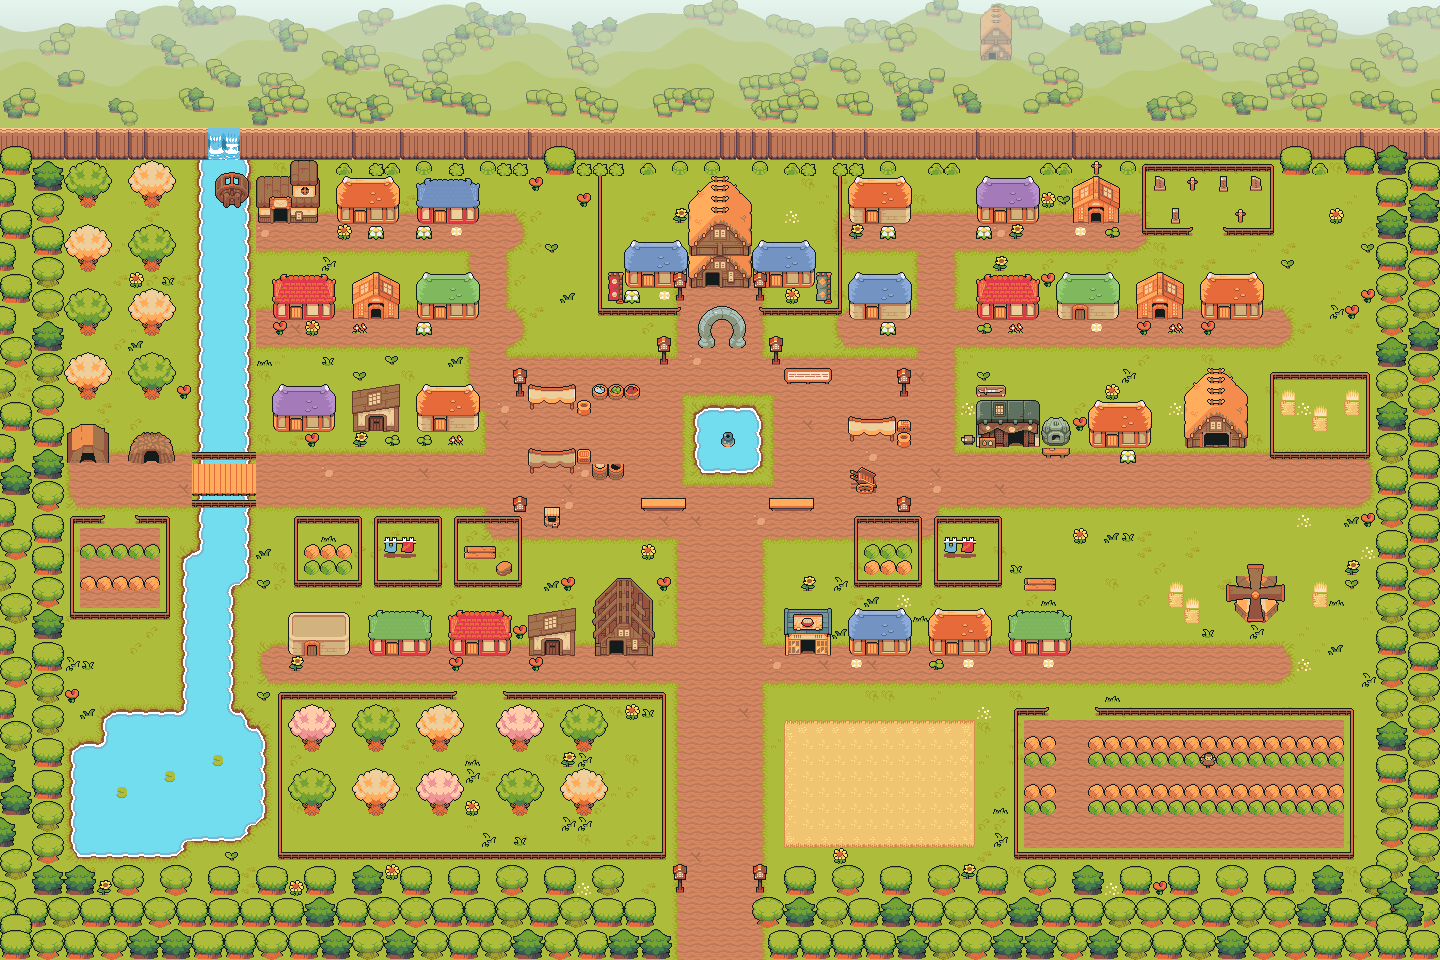

Below is a game level as drawn by its tile map, then a one-line description and the .tmx that defines it (tile-layer data replaced by summaries):
An orthogonal 90x60 tile map with 16x16 px tiles, 4 tile layers (Background, Ground, Foreground, AboveSprites), 9 tilesets and 11 objects.

<map version="1.10" tiledversion="1.10.1" orientation="orthogonal" renderorder="right-down" width="90" height="60" tilewidth="16" tileheight="16" infinite="0" nextlayerid="6" nextobjectid="12">
 <tileset firstgid="1" source="../../tileset/ninja/ninja_TilesetFloor.tsx" />
 <tileset firstgid="573" source="../../tileset/ninja/ninja_TilesetWater.tsx" />
 <tileset firstgid="1049" source="../../tileset/ninja/ninja_TilesetNature.tsx" />
 <tileset firstgid="1553" source="../../tileset/ninja/ninja_TilesetHouse.tsx" />
 <tileset firstgid="2312" source="../../tileset/ninja/ninja_TilesetElement.tsx" />
 <tileset firstgid="2552" source="../../tileset/ninja/ninja_TilesetFloorDetail.tsx" />
 <tileset firstgid="2632" source="../../tileset/ninja/ninja_TilesetRelief.tsx" />
 <tileset firstgid="2872" source="../../tileset/ninja/ninja_HavenbrookExtras.tsx" />
 <tileset firstgid="3080" source="../../tileset/ninja/ninja_HavenbrookBackdrop.tsx" />
 <layer id="1" name="Background" width="90" height="60">
  <data>[5400 cells, 5400 non-empty, 757 distinct tile ids]</data>
 </layer>
 <layer id="2" name="Ground" width="90" height="60">
  <data>[5400 cells, 275 non-empty, 52 distinct tile ids]</data>
 </layer>
 <layer id="3" name="Foreground" width="90" height="60">
  <properties>
   <property name="spriteLayer" type="bool" value="true" />
  </properties>
  <data>[5400 cells, 1234 non-empty, 243 distinct tile ids]</data>
 </layer>
 <layer id="4" name="AboveSprites" width="90" height="60">
  <data>[5400 cells, 732 non-empty, 166 distinct tile ids]</data>
 </layer>
 <objectgroup id="5" name="Objects">
  <object id="1" template="../../obj/entry_up.tx" x="700" y="960" width="40" height="4" />
  <object id="2" template="../../obj/inn.tx" x="610" y="658" width="12" height="10" />
  <object id="3" template="../../obj/shop.tx" x="802" y="658" width="12" height="10">
   <properties>
    <property name="commonShopList" value="GeneralStore" />
    <property name="uncommonShopList" value="" />
    <property name="rareShopList" value="" />
    <property name="mythicShopList" value="" />
   </properties>
  </object>
  <object id="4" template="../../obj/townsfolk.tx" x="640" y="672" width="16" height="16">
   <properties>
    <property name="townsfolkId" value="havenbrook_mira" />
   </properties>
  </object>
  <object id="5" template="../../obj/townsfolk.tx" x="832" y="672" width="16" height="16">
   <properties>
    <property name="townsfolkId" value="havenbrook_bren" />
   </properties>
  </object>
  <object id="6" template="../../obj/townsfolk.tx" x="720" y="512" width="16" height="16">
   <properties>
    <property name="townsfolkId" value="havenbrook_sela" />
   </properties>
  </object>
  <object id="7" template="../../obj/collision.tx" x="0" y="-8" width="1440" height="8" />
  <object id="8" template="../../obj/collision.tx" x="-8" y="0" width="8" height="960" />
  <object id="9" template="../../obj/collision.tx" x="1440" y="0" width="8" height="960" />
  <object id="10" template="../../obj/collision.tx" x="0" y="960" width="700" height="8" />
  <object id="11" template="../../obj/collision.tx" x="740" y="960" width="700" height="8" />
 </objectgroup>
</map>
